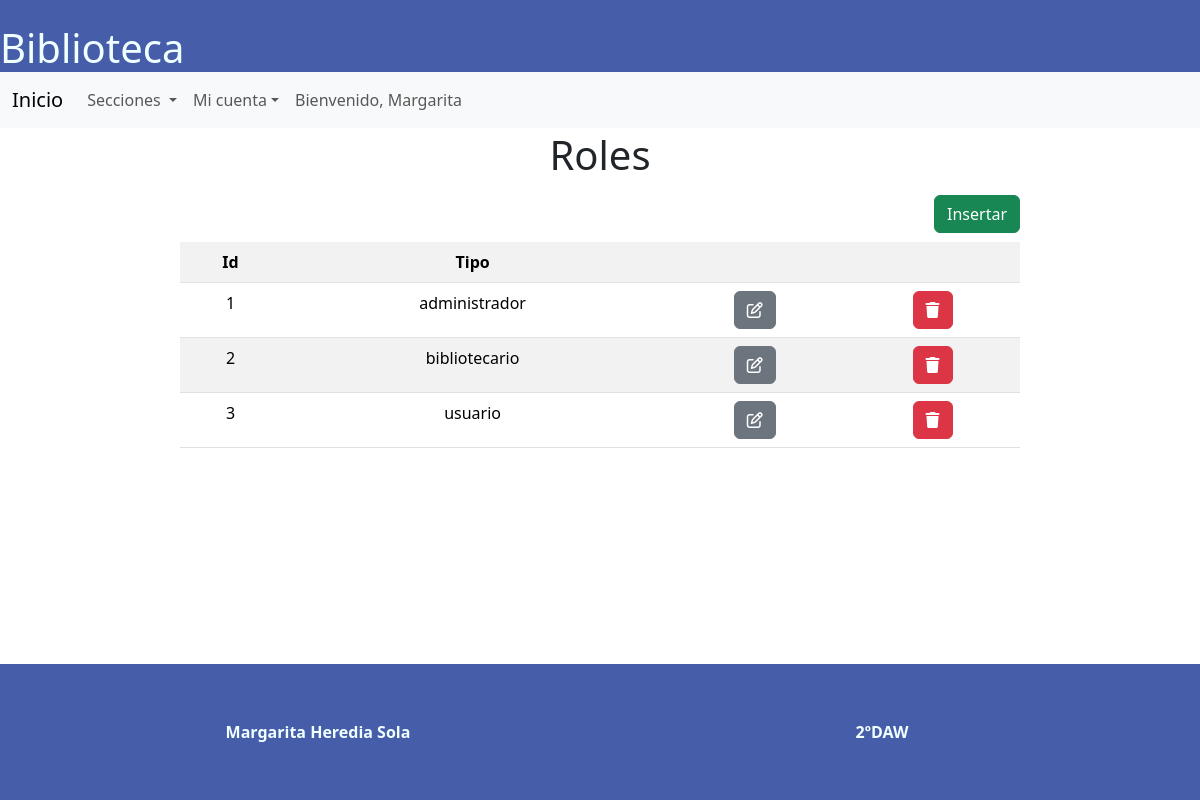
/vistas/roles.php (signed in), run on the app's committed database.
### tables this page shows
CREATE TABLE `rol` (
  `id` int(10) UNSIGNED NOT NULL,
  `tipo` varchar(50) NOT NULL
);

### modelos/BBDD/Roles.php (called while the page is built, shortened)
<?php
class Roles implements BaseDeDatos{
    private $conexion;
    public function __construct()
    {
        $this->server="localhost:3308";
        $this->user = "root";
        $this->pass = "";
        $this->base = "biblioteca";
        $this->conexion = new mysqli($this->server, $this->user, $this->pass, $this->base);
    }
    public function consultarTodo()
    {
        $consulta = "SELECT * FROM rol";
        $resultado = $this->conexion->query($consulta);
        $roles = $resultado->fetch_All(MYSQLI_BOTH);
        return $roles;
    }
}
?>

### controladores/controladorRoles.php (the view, shortened to what this page needs)
<?php
    include("../modelos/BBDD/Roles.php");
    $roles = new Roles();
    $roles->consultarTodo();
    $array_roles = $roles->consultarTodo();
    foreach($array_roles as $rol){
        echo '<tr>';
            echo "<td>". $rol['id']. "</td>";
            echo "<td>". $rol['tipo']. "</td>";
            echo "<td><a href='formularioRoles.php?id={$rol['id']}' class='btn btn-secondary'><i class='fa-regular fa-pen-to-square'></i></a></td>";
            echo "<td><a href='eliminarRoles.php?id={$rol['id']}' class='btn btn-danger'><i class='fa-solid fa-trash'></i></a></td>";
        echo '</tr>';
        }
?>

### estilos/estilos.css (style rules this page uses)
* { margin:0; }
body { display: flex; flex-direction: column; min-height: 100vh; }
table th, table td { text-align: center; }

### data on the page
rol: id "1", tipo "administrador"
rol: id "2", tipo "bibliotecario"
rol: id "3", tipo "usuario"

### other printed values
$_SESSION['usuario']['nombre'] "Margarita"
